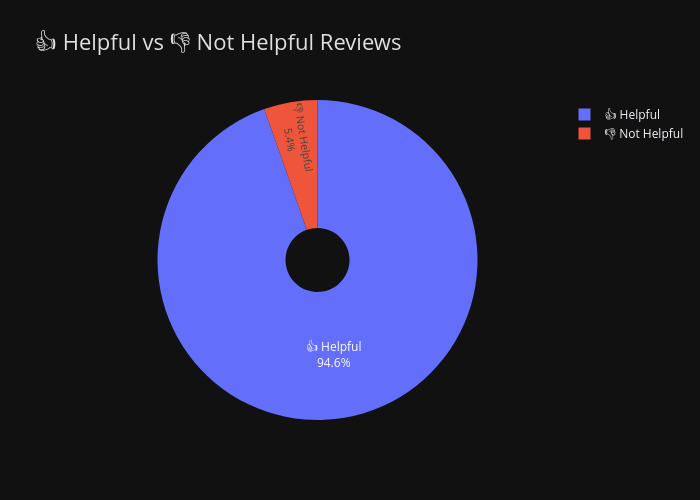

Notebook code cell kept with this figure:
### Code cell
# 2.How many reviews were marked as helpful (above a certain threshold)?
# Pie chart

threshold = 10

df['is_helpful'] = df['helpful_votes'].apply(lambda x: '👍 Helpful' if x > threshold else '👎 Not Helpful')

fig2 = px.pie(df, names='is_helpful', title='👍 Helpful vs 👎 Not Helpful Reviews',)

fig2.update_traces(
    textposition='inside',
    textinfo='percent+label',
    hole=.2)

fig2.update_layout(
    width = 700,
    height = 500,
    xaxis_title=dict(font = dict(size=17)),
    yaxis_title=dict(font = dict(size=17)),
    title_font=dict(color='#E0E0E0', size=22), # Title color
    template="plotly_dark")
fig2.show()

### Figure 1 — Plotly figure (JSON) as saved in the notebook; plotly's stock layout.template omitted (floating-point values rounded to 4 significant figures; data arrays with more than 128 entries replaced by an {"elided": "..."} marker saying what was removed)
{"data": [{"domain": {"x": [0, 1], "y": [0, 1]}, "hole": 0.2, "hovertemplate": "is_helpful=%{label}<extra></extra>", "labels": {"elided": "500 str values"}, "legendgroup": "", "name": "", "showlegend": true, "textinfo": "percent+label", "textposition": "inside", "type": "pie"}], "layout": {"height": 500, "legend": {"tracegroupgap": 0}, "title": {"font": {"color": "#E0E0E0", "size": 22}, "text": "👍 Helpful vs 👎 Not Helpful Reviews"}, "width": 700, "xaxis": {"title": {"font": {"size": 17}}}, "yaxis": {"title": {"font": {"size": 17}}}}}
